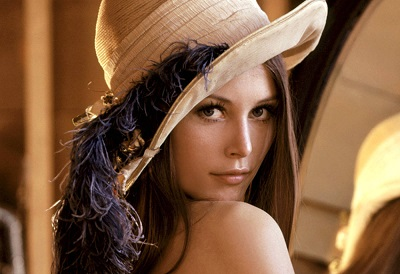
#> input picture sources/11장/images/small_lenna.jpg, 400 x 274 px
$ python ex11-4.py
#> lines starting #> are read from the running program, lines starting #| are printed output that depends on the picture
import cv2
import numpy as np

img = cv2.imread('images/small_lenna.jpg')
#> img is the input picture: shape (274, 400, 3); mean B, G, R 64.2, 92.7, 129.5
yMax, xMax = img.shape[0:2]  # 영상의 크기 (행크기, 열크기)
#> yMax = 274; xMax = 400

# 회전 변환 행렬 생성1 (회전축: 중앙, 각도: 45, 배율: 0.5)
m45 = cv2.getRotationMatrix2D((xMax/2, yMax/2), 45, 0.5)

# 회전 변환 행렬 생성2 (회전축: 중앙, 각도: 90, 배율: 1.5)
m90 = cv2.getRotationMatrix2D((xMax/2, yMax/2), 90, 1.5)

# 변환 행렬 적용
img1 = cv2.warpAffine(img, m45, (xMax+50, yMax+50), borderValue=(255,255,255))
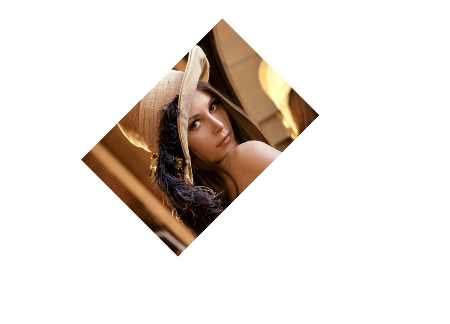
#> img1: shape (324, 450, 3); mean B, G, R 219.2, 224.5, 231.4
img2 = cv2.warpAffine(img, m90, (yMax+50, xMax+250))
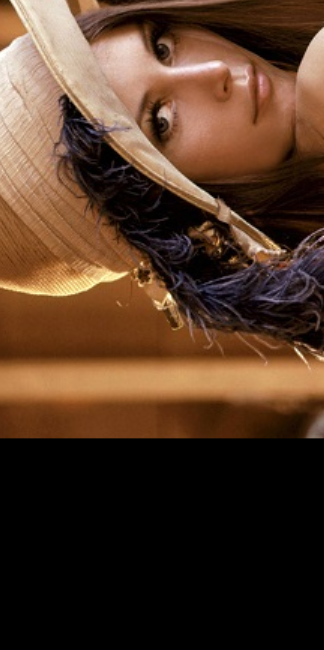
#> img2: shape (650, 324, 3); mean B, G, R 38.6, 56.2, 82

cv2.imshow('origin', img)
cv2.imshow("45", img1)
cv2.imshow("90", img2)
cv2.waitKey()
cv2.destroyAllWindows()

$ run again, with sources/11장/images/paper1.jpg copied over sources/11장/images/small_lenna.jpg
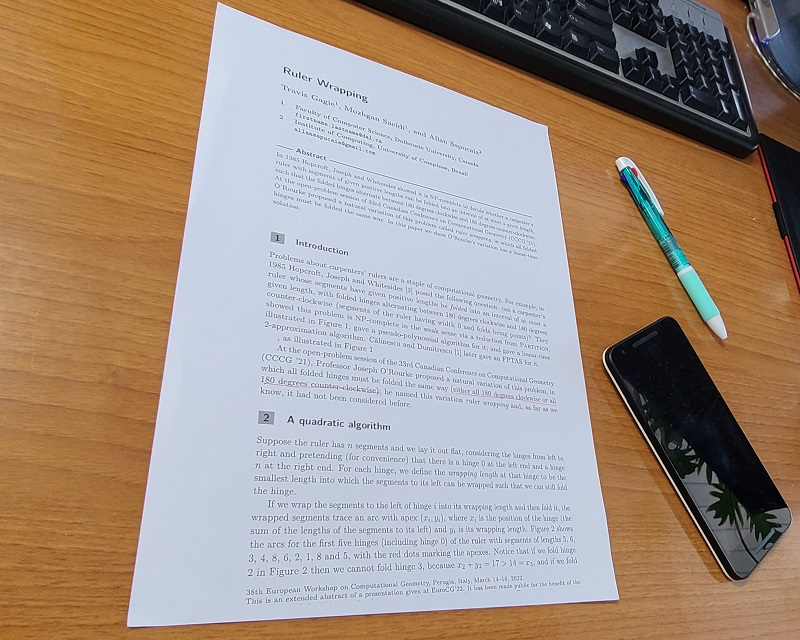
#> input picture sources/11장/images/paper1.jpg, 800 x 640 px
#> img is the input picture: shape (640, 800, 3); mean B, G, R 131.9, 145.1, 163
#> `img1 = cv2.warpAffine(img, m45, (xMax+50, yMax+50), borderValue=(255,2..`:
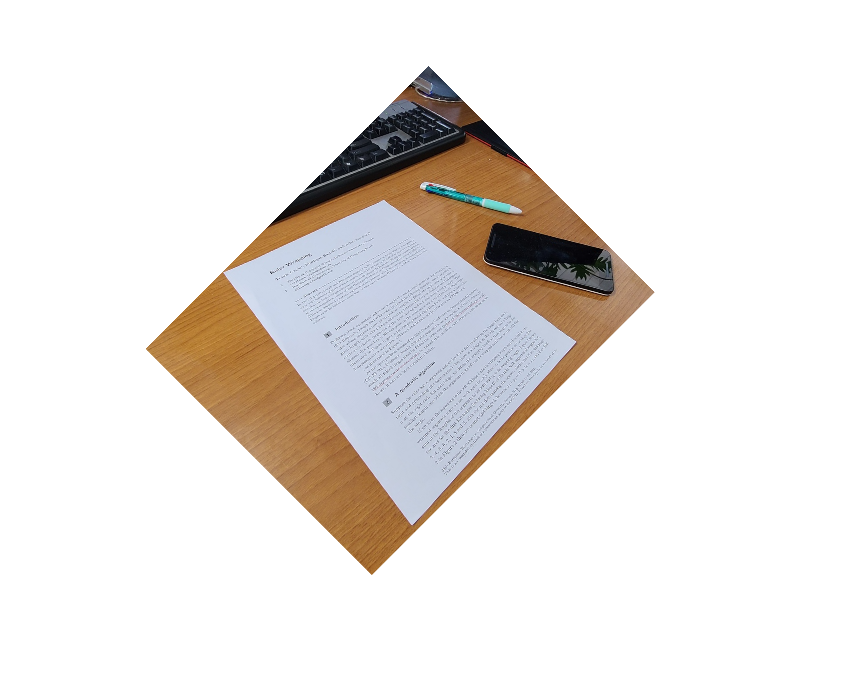
#> img1: shape (690, 850, 3); mean B, G, R 228.2, 231, 234.9
#> `img2 = cv2.warpAffine(img, m90, (yMax+50, xMax+250))`:
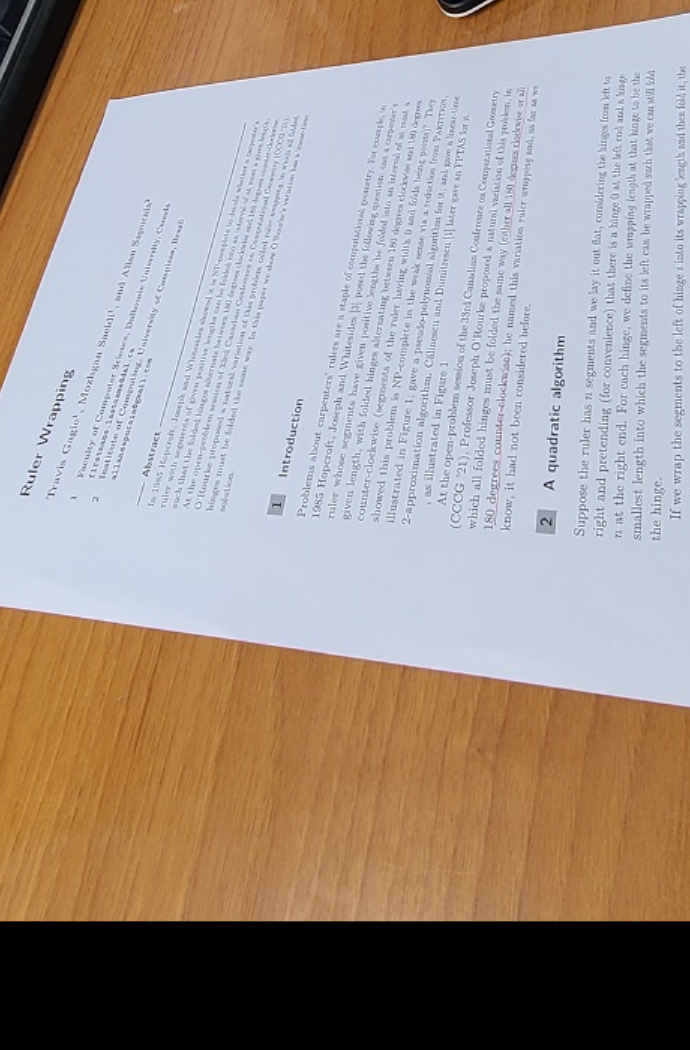
#> img2: shape (1050, 690, 3); mean B, G, R 142.4, 149.5, 161.8
